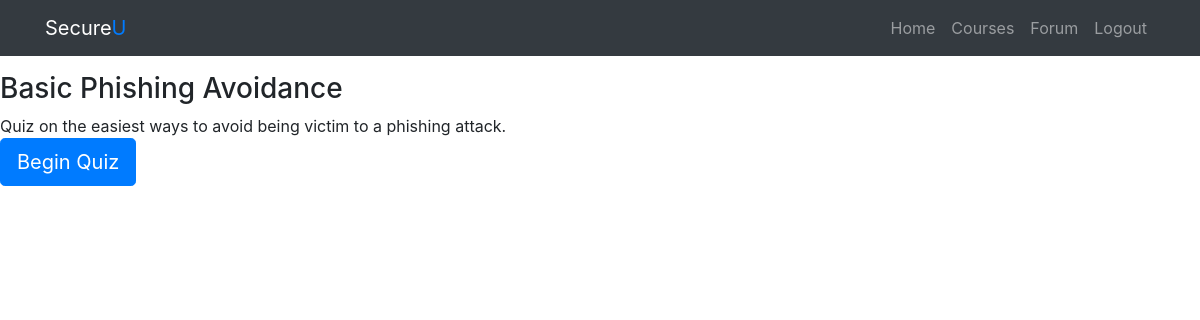
Page /instructions.php?course_id=3&unit_id=4&quiz_id=6 (signed in) on the committed database.
### tables this page shows
CREATE TABLE `quizzes` (
  `quiz_id` int(11) NOT NULL,
  `quiz_name` varchar(200) NOT NULL,
  `quiz_desc` varchar(300) NOT NULL,
  `quiz_tip` varchar(300) NOT NULL,
  `quiz_question_total` int(11) NOT NULL,
  `quiz_credits` int(11) NOT NULL,
  `unit_id` int(11) NOT NULL,
  `user_id` int(11) NOT NULL
);

### instructions.php (the view, shortened to what this page needs)
<?php
if (isset($_GET["course_id"]) && isset($_GET["unit_id"]) && isset($_GET["quiz_id"])) {
    $course_id = $_GET["course_id"];
    $unit_id = $_GET["unit_id"];
    $quiz_id = $_GET["quiz_id"];
    $instructions_link = "instructions.php?course_id=$course_id&unit_id=$unit_id&quiz_id=$quiz_id";
}
require "db_connect.php";
$sql = "SELECT * FROM quizzes WHERE quiz_id = $quiz_id";
$result = mysqli_query($conn, $sql);
if (mysqli_num_rows($result) > 0) {
    while ($row = mysqli_fetch_assoc($result)) {
        $quiz_name = $row["quiz_name"];
        $quiz_desc = $row["quiz_desc"];
    }
} else {
    echo "0 results";
}
include "header.php";
?>
<?php include "navbar.php"; ?>
<h3> <?php echo $quiz_name; ?></h3>
<div> <?php echo $quiz_desc; ?></div>
<form action="<?php echo $instructions_link; ?>" method="post">
    <input class="btn btn-primary btn-lg" type="submit" value="Begin Quiz" name="instructions">
</form>

### rows in the picture
quizzes: quiz_name "Basic Phishing Avoidance", quiz_desc "Quiz on the easiest ways to avoid being victim to a phishing attack."
